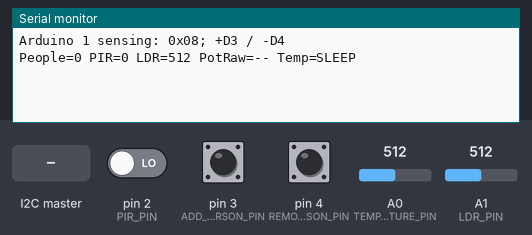
Bench run of a sketch on a simulated Arduino Uno, built with avr-gcc and run on an emulated ATmega328P. Parts: the last lines printed to the serial monitor. The test bench sets the inputs (shaded band); at power-on: A1 (LDR_PIN) = 512, pin 2 (PIR_PIN) LOW, pin 3 (ADD_PERSON_PIN) HIGH, pin 4 (REMOVE_PERSON_PIN) HIGH, A0 (TEMPERATURE_PIN) = 512.

Above: at 1.2 s.
1.3 s: the I2C master sends the byte 1
At 2.8 s:
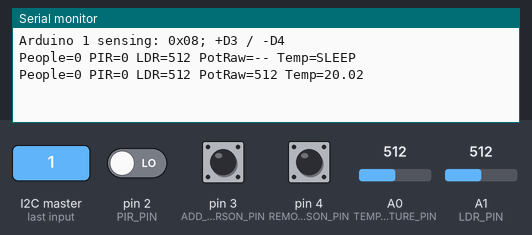
4.3 s: A1 (LDR_PIN) set to 716
At 5.6 s:
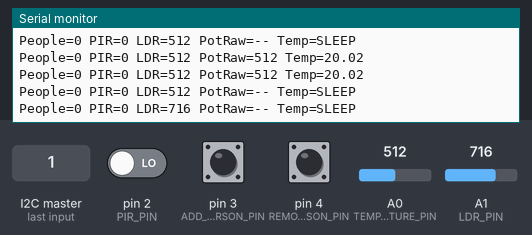
5.8 s: pin 2 (PIR_PIN) driven HIGH
At 6.8 s:
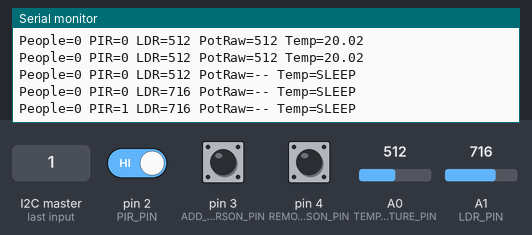
7.3 s: pin 3 (ADD_PERSON_PIN) pulled LOW for 0.15 s
At 8.5 s:
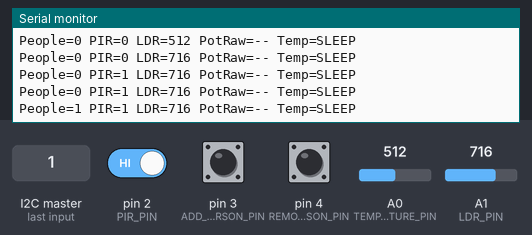
8.9 s: pin 3 (ADD_PERSON_PIN) pulled LOW for 1 s
At 9.8 s:
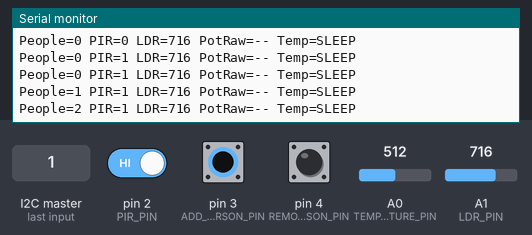
11.4 s: A1 (LDR_PIN) set to 900
At 12.7 s:
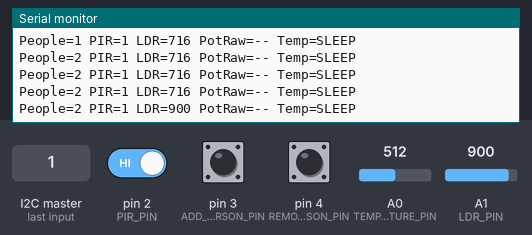
Timing chart, 0 to 13.9 s (numbered marks = the images above; inputs shaded):
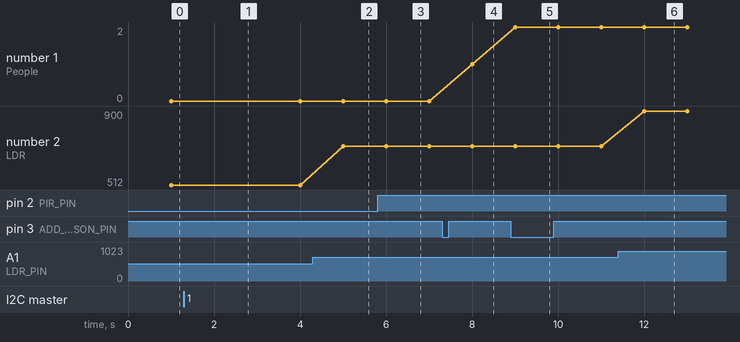

Measured:
- after the input at 1.3 s, the serial monitor: prints a new line after 0.70 s (image 1)
- after the input at 4.3 s, the serial monitor: prints a new line after 0.70 s (image 2)
- after the input at 5.8 s, the serial monitor: prints a new line after 0.20 s (image 3)
- after the input at 7.3 s, the serial monitor: prints a new line after 0.70 s (image 4)
- after the input at 8.9 s, the serial monitor: prints a new line after 0.10 s (image 5)
- after the input at 11.4 s, the serial monitor: prints a new line after 0.60 s (image 6)
- plotted number 1: 1 → 2 after the input at 8.9 s
- plotted number 2: 512 → 716 after the input at 4.3 s, 716 → 900 after the input at 11.4 s

The sketch:

Sensing.ino
```cpp
// Upload to ARDUINO 1: all sensing inputs. Arduino Uno R3 / ATmega328P.
// Standalone sketch: only the built-in Wire library is required.
#include <Wire.h>

const uint8_t SENSOR_ADDRESS = 0x08;
const uint8_t PIR_PIN = 2;
const uint8_t ADD_PERSON_PIN = 3;     // Button between D3 and GND.
const uint8_t REMOVE_PERSON_PIN = 4;  // Button between D4 and GND.
const uint8_t TEMPERATURE_PIN = A0;
const uint8_t LDR_PIN = A1;
const uint16_t MAX_PEOPLE = 999;
const uint32_t DEBOUNCE_MS = 35;
const uint32_t SAMPLE_INTERVAL_MS = 50;
const uint32_t CONTROLLER_TIMEOUT_MS = 2500;
const uint8_t FRAME_SIZE = 8;

uint16_t peopleCount = 0;
uint16_t potentiometerRaw = 0;
uint16_t temperatureCentiC = 0;
uint16_t daylightValue = 0;
bool motionDetected = false;
bool lastReportedMotion = false;
bool temperatureValid = false;
bool temperatureEnabled = false;
bool haveControllerCommand = false;
uint32_t lastControllerCommand = 0;
uint32_t lastSample = 0;
uint32_t lastPrint = 0;

bool buttonRawHigh[2] = {true, true};
bool buttonStableHigh[2] = {true, true};
uint32_t buttonChangedAt[2] = {0, 0};

// Callbacks only copy bytes. Measurements and Serial output stay in loop().
volatile uint8_t sensorFrame[FRAME_SIZE] = {1, 0, 0, 0, 255, 255, 0, 0};
volatile uint8_t pendingSamplingCommand = 0;
volatile bool newSamplingCommand = false;

bool pressed(uint8_t index, bool rawHigh, uint32_t now) {
  if (rawHigh != buttonRawHigh[index]) {
    buttonRawHigh[index] = rawHigh;
    buttonChangedAt[index] = now;
  }
  if (rawHigh != buttonStableHigh[index] &&
      uint32_t(now - buttonChangedAt[index]) >= DEBOUNCE_MS) {
    buttonStableHigh[index] = rawHigh;
    return !rawHigh;  // Only the stable press; holding does not repeat.
  }
  return false;
}

void changeCount(bool addPerson, bool removePerson) {
  if (addPerson == removePerson) return;
  if (addPerson && peopleCount < MAX_PEOPLE) ++peopleCount;
  if (removePerson && peopleCount > 0) --peopleCount;
}

uint16_t convertTemperature(uint16_t adcValue) {
  return uint16_t((uint32_t(adcValue) * 4000UL + 511UL) / 1023UL);
}

uint16_t readAverage(uint8_t pin) {
  analogRead(pin);  // Discard first read after switching ADC channels.
  uint32_t total = 0;
  for (uint8_t i = 0; i < 4; ++i) total += analogRead(pin);
  return uint16_t(total / 4);
}

void publishReadings() {
  // [version, flags, peopleH, peopleL, temperatureH, temperatureL, LDRH, LDRL]
  // Flags: bit 0 = PIR movement; bit 1 = temperature is a valid active sample.
  const uint16_t temperature = temperatureValid ? temperatureCentiC : 0xFFFF;
  uint8_t frame[FRAME_SIZE] = {
    1, uint8_t((motionDetected ? 1 : 0) | (temperatureValid ? 2 : 0)),
    uint8_t(peopleCount >> 8), uint8_t(peopleCount),
    uint8_t(temperature >> 8), uint8_t(temperature),
    uint8_t(daylightValue >> 8), uint8_t(daylightValue)
  };
  noInterrupts();
  for (uint8_t i = 0; i < FRAME_SIZE; ++i) sensorFrame[i] = frame[i];
  interrupts();
}

void sendReadings() {
  uint8_t snapshot[FRAME_SIZE];
  for (uint8_t i = 0; i < FRAME_SIZE; ++i) snapshot[i] = sensorFrame[i];
  Wire.write(snapshot, FRAME_SIZE);
}

void receiveSamplingCommand(int byteCount) {
  if (byteCount == 1 && Wire.available() == 1) {
    const uint8_t command = uint8_t(Wire.read());
    if (command <= 1) {
      pendingSamplingCommand = command;
      newSamplingCommand = true;
    }
  }
  while (Wire.available()) Wire.read();
}

void setup() {
  Serial.begin(9600);
  pinMode(PIR_PIN, INPUT);
  pinMode(ADD_PERSON_PIN, INPUT_PULLUP);
  pinMode(REMOVE_PERSON_PIN, INPUT_PULLUP);
  Wire.begin(SENSOR_ADDRESS);
  Wire.onRequest(sendReadings);
  Wire.onReceive(receiveSamplingCommand);
  Serial.println(); // Start each run on a fresh line in Serial Monitor.
  Serial.println(F("Arduino 1 sensing: 0x08; +D3 / -D4"));
}

void loop() {
  const uint32_t now = millis();
  changeCount(pressed(0, digitalRead(ADD_PERSON_PIN) == HIGH, now),
              pressed(1, digitalRead(REMOVE_PERSON_PIN) == HIGH, now));
  // PIR movement is independent of the simulated people count.
  motionDetected = digitalRead(PIR_PIN) == HIGH;
  if (motionDetected != lastReportedMotion) {
    lastReportedMotion = motionDetected;
  }

  noInterrupts();
  const bool received = newSamplingCommand;
  const uint8_t command = pendingSamplingCommand;
  newSamplingCommand = false;
  interrupts();
  const bool previouslyEnabled = temperatureEnabled;
  if (received) {
    haveControllerCommand = true;
    lastControllerCommand = now;
    temperatureEnabled = command == 1;
  }
  if (!haveControllerCommand ||
      uint32_t(now - lastControllerCommand) >= CONTROLLER_TIMEOUT_MS) {
    temperatureEnabled = false;
  }
  if (!temperatureEnabled) temperatureValid = false;

  if (uint32_t(now - lastSample) >= SAMPLE_INTERVAL_MS ||
      (temperatureEnabled && !previouslyEnabled)) {
    lastSample = now;
    daylightValue = readAverage(LDR_PIN);
    if (temperatureEnabled) {
      potentiometerRaw = readAverage(TEMPERATURE_PIN);
      temperatureCentiC = convertTemperature(potentiometerRaw);
      temperatureValid = true;
    }
  }
  publishReadings();

  if (uint32_t(now - lastPrint) >= 1000) {
    lastPrint = now;
    Serial.print(F("People=")); Serial.print(peopleCount);
    Serial.print(F(" PIR=")); Serial.print(motionDetected);
    Serial.print(F(" LDR=")); Serial.print(daylightValue);
    Serial.print(F(" PotRaw="));
    if (temperatureValid) {
      Serial.print(potentiometerRaw);
      Serial.print(F(" Temp="));
      Serial.println(temperatureCentiC / 100.0, 2);
    } else {
      Serial.println(F("-- Temp=SLEEP"));
    }
  }
}
```
